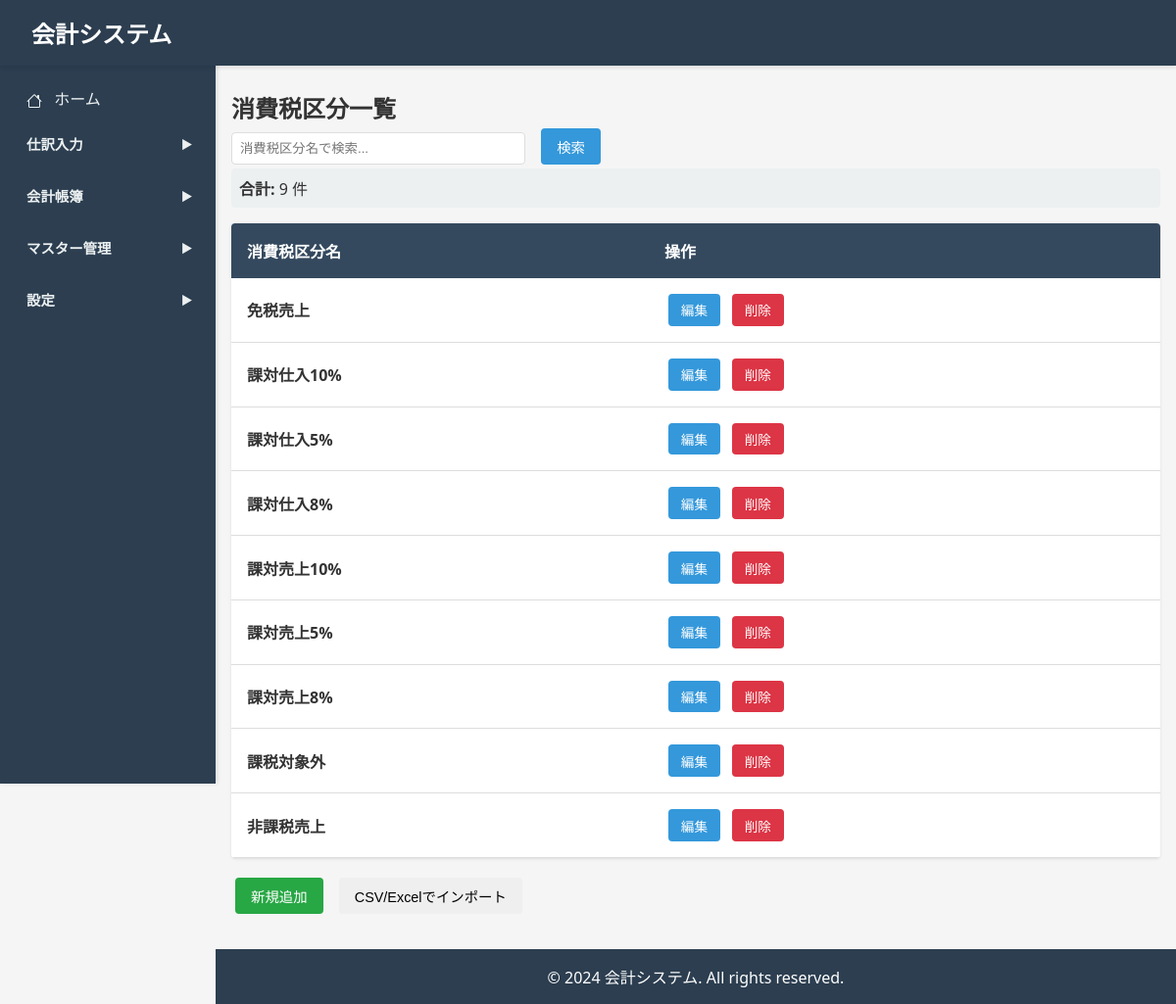
Page /tax-categories on the committed database.
### models.py (models this page shows, shortened)
class Base(declarative_base()):
    __abstract__ = True
    pass

class TaxCategory(Base):
    __tablename__ = 'tax_categories'
    id = Column(Integer, primary_key=True)
    name = Column(String(50), unique=True, nullable=False) # 例: 課対仕入10%

### app.py (the view)
@app.route('/tax-categories', methods=['GET'])
def tax_categories_list():
    db = SessionLocal()
    try:
        page = request.args.get('page', 1, type=int)
        per_page = 20
        offset = (page - 1) * per_page
        search_query = request.args.get('search', '', type=str)
        query = db.query(TaxCategory)
        if search_query:
            query = query.filter(
                TaxCategory.name.ilike(f'%{search_query}%')
            )
        query = query.order_by(TaxCategory.name.asc())
        total = query.count()
        total_pages = (total + per_page - 1) // per_page
        tax_categories = query.offset(offset).limit(per_page).all()
        return render_template(
            'tax_categories/list.html',
            tax_categories=tax_categories,
            page=page,
            total_pages=total_pages,
            total=total,
            search_query=search_query
        )
    finally:
        db.close()

### app.py (called while the page is built, shortened)
def get_current_organization():
    if 'organization_id' not in session:
        return None
    db = SessionLocal()
    org = db.query(Organization).filter(Organization.id == session['organization_id']).first()
    db.close()
    return org

@app.context_processor
def inject_globals():
    current_org = get_current_organization()
    current_fiscal_period = None
    return dict(
        Account=Account,
        current_organization=current_org,
        current_fiscal_period=current_fiscal_period
    )

### templates/tax_categories/list.html (shortened to what this page needs)
{% extends "base.html" %}
{% block content %}
<h2>消費税区分一覧</h2>
<div class="search-form">
    <form method="GET" action="{{ url_for('tax_categories_list') }}">
        <input type="text" name="search" placeholder="消費税区分名で検索..." value="{{ search_query }}">
        <button type="submit" class="btn btn-primary">検索</button>
    </form>
</div>
<div class="stats">
    <strong>合計:</strong> {{ total }} 件
</div>
{% if tax_categories %}
    <div class="table-container">
        <table>
            <thead>
                <tr>
                    <th>消費税区分名</th>
                    <th>操作</th>
                </tr>
            </thead>
            <tbody>
                {% for tax_category in tax_categories %}
                    <tr>
                        <td><strong>{{ tax_category.name }}</strong></td>
                        <td class="action-buttons">
                            <a href="{{ url_for('tax_category_edit', tax_category_id=tax_category.id) }}" class="btn btn-primary">編集</a>
                            <button class="btn btn-danger" onclick="deleteTaxCategory({{ tax_category.id }}, '{{ tax_category.name }}')">削除</button>
                        </td>
                    </tr>
                {% endfor %}
            </tbody>
        </table>
    </div>
{% endif %}
<div style="margin-top: 1rem;">
    <a href="{{ url_for('tax_category_create') }}" class="btn btn-success">新規追加</a>
    <button class="btn btn-info" onclick="document.getElementById('importFile').click()" style="margin-left: 0.5rem;">CSV/Excelでインポート</button>
</div>
{% endblock %}

### rows in the picture
TaxCategory: name "免税売上"
TaxCategory: name "課対仕入10%"
TaxCategory: name "課対仕入5%"
TaxCategory: name "課対仕入8%"
TaxCategory: name "課対売上10%"
TaxCategory: name "課対売上5%"
TaxCategory: name "課対売上8%"
TaxCategory: name "課税対象外"
TaxCategory: name "非課税売上"

### other values in the picture
{{ total }} "9"
